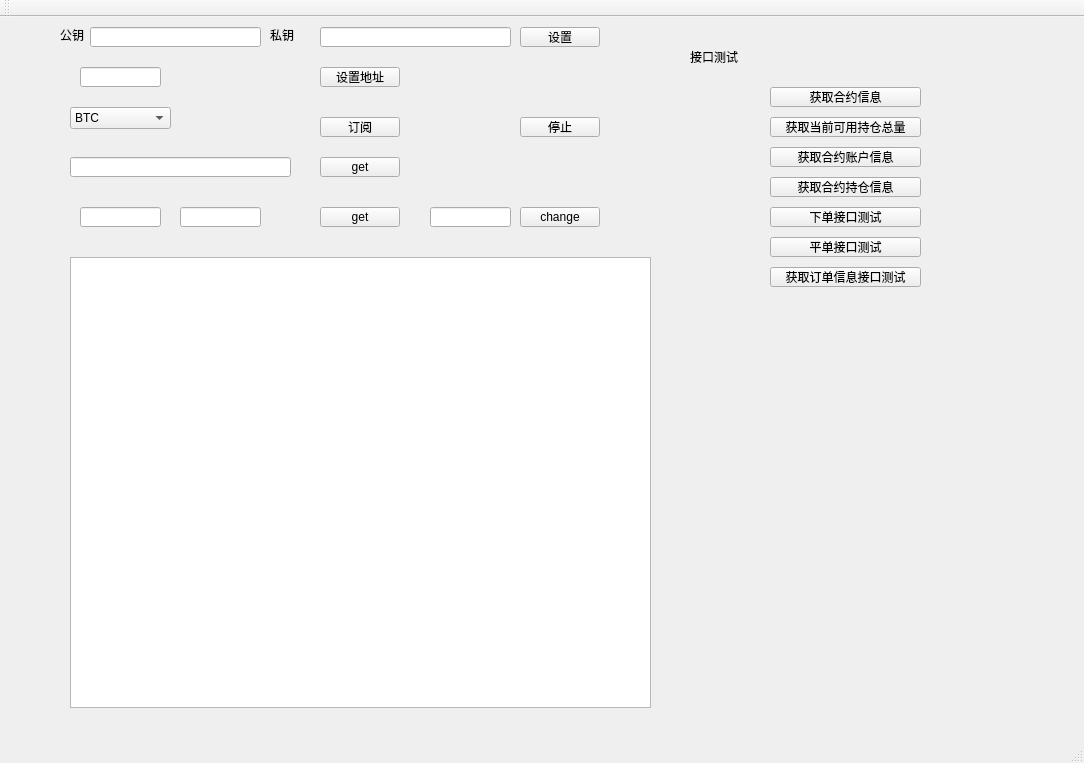
<?xml version="1.0" encoding="UTF-8"?>
<ui version="4.0">
 <class>MainWindow</class>
 <widget class="QMainWindow" name="MainWindow">
  <property name="geometry">
   <rect>
    <x>0</x>
    <y>0</y>
    <width>1084</width>
    <height>763</height>
   </rect>
  </property>
  <property name="windowTitle">
   <string>MainWindow</string>
  </property>
  <widget class="QWidget" name="centralWidget">
   <widget class="QPushButton" name="pushButton">
    <property name="geometry">
     <rect>
      <x>320</x>
      <y>140</y>
      <width>80</width>
      <height>20</height>
     </rect>
    </property>
    <property name="text">
     <string>get</string>
    </property>
   </widget>
   <widget class="QTextEdit" name="textEdit">
    <property name="geometry">
     <rect>
      <x>70</x>
      <y>240</y>
      <width>581</width>
      <height>451</height>
     </rect>
    </property>
   </widget>
   <widget class="QLineEdit" name="lineEdit">
    <property name="geometry">
     <rect>
      <x>70</x>
      <y>140</y>
      <width>221</width>
      <height>20</height>
     </rect>
    </property>
   </widget>
   <widget class="QLineEdit" name="lineEdit_2">
    <property name="geometry">
     <rect>
      <x>80</x>
      <y>190</y>
      <width>81</width>
      <height>20</height>
     </rect>
    </property>
   </widget>
   <widget class="QLineEdit" name="lineEdit_3">
    <property name="geometry">
     <rect>
      <x>180</x>
      <y>190</y>
      <width>81</width>
      <height>20</height>
     </rect>
    </property>
   </widget>
   <widget class="QPushButton" name="pushButton_2">
    <property name="geometry">
     <rect>
      <x>320</x>
      <y>190</y>
      <width>80</width>
      <height>20</height>
     </rect>
    </property>
    <property name="text">
     <string>get</string>
    </property>
   </widget>
   <widget class="QPushButton" name="pushButton_3">
    <property name="geometry">
     <rect>
      <x>320</x>
      <y>100</y>
      <width>80</width>
      <height>20</height>
     </rect>
    </property>
    <property name="text">
     <string>订阅</string>
    </property>
   </widget>
   <widget class="QComboBox" name="comboBox">
    <property name="geometry">
     <rect>
      <x>70</x>
      <y>90</y>
      <width>101</width>
      <height>22</height>
     </rect>
    </property>
    <item>
     <property name="text">
      <string>BTC</string>
     </property>
    </item>
    <item>
     <property name="text">
      <string>ETH</string>
     </property>
    </item>
   </widget>
   <widget class="QLineEdit" name="lineEdit_url">
    <property name="geometry">
     <rect>
      <x>80</x>
      <y>50</y>
      <width>81</width>
      <height>20</height>
     </rect>
    </property>
   </widget>
   <widget class="QPushButton" name="pushButton_4">
    <property name="geometry">
     <rect>
      <x>320</x>
      <y>50</y>
      <width>80</width>
      <height>20</height>
     </rect>
    </property>
    <property name="text">
     <string>设置地址</string>
    </property>
   </widget>
   <widget class="QLineEdit" name="lineEdit_4">
    <property name="geometry">
     <rect>
      <x>430</x>
      <y>190</y>
      <width>81</width>
      <height>20</height>
     </rect>
    </property>
   </widget>
   <widget class="QPushButton" name="pushButton_5">
    <property name="geometry">
     <rect>
      <x>520</x>
      <y>190</y>
      <width>80</width>
      <height>20</height>
     </rect>
    </property>
    <property name="text">
     <string>change</string>
    </property>
   </widget>
   <widget class="QPushButton" name="pushButton_6">
    <property name="geometry">
     <rect>
      <x>520</x>
      <y>100</y>
      <width>80</width>
      <height>20</height>
     </rect>
    </property>
    <property name="text">
     <string>停止</string>
    </property>
   </widget>
   <widget class="QPushButton" name="pushButton_7">
    <property name="geometry">
     <rect>
      <x>770</x>
      <y>70</y>
      <width>151</width>
      <height>20</height>
     </rect>
    </property>
    <property name="text">
     <string>获取合约信息</string>
    </property>
   </widget>
   <widget class="QLabel" name="label">
    <property name="geometry">
     <rect>
      <x>690</x>
      <y>30</y>
      <width>61</width>
      <height>20</height>
     </rect>
    </property>
    <property name="text">
     <string>接口测试</string>
    </property>
   </widget>
   <widget class="QPushButton" name="pushButton_8">
    <property name="geometry">
     <rect>
      <x>770</x>
      <y>100</y>
      <width>151</width>
      <height>20</height>
     </rect>
    </property>
    <property name="text">
     <string>获取当前可用持仓总量</string>
    </property>
   </widget>
   <widget class="QPushButton" name="pushButton_9">
    <property name="geometry">
     <rect>
      <x>770</x>
      <y>130</y>
      <width>151</width>
      <height>20</height>
     </rect>
    </property>
    <property name="text">
     <string>获取合约账户信息</string>
    </property>
   </widget>
   <widget class="QPushButton" name="pushButton_10">
    <property name="geometry">
     <rect>
      <x>770</x>
      <y>160</y>
      <width>151</width>
      <height>20</height>
     </rect>
    </property>
    <property name="text">
     <string>获取合约持仓信息</string>
    </property>
   </widget>
   <widget class="QPushButton" name="pushButton_11">
    <property name="geometry">
     <rect>
      <x>770</x>
      <y>190</y>
      <width>151</width>
      <height>20</height>
     </rect>
    </property>
    <property name="text">
     <string>下单接口测试</string>
    </property>
   </widget>
   <widget class="QPushButton" name="pushButton_12">
    <property name="geometry">
     <rect>
      <x>770</x>
      <y>220</y>
      <width>151</width>
      <height>20</height>
     </rect>
    </property>
    <property name="text">
     <string>平单接口测试</string>
    </property>
   </widget>
   <widget class="QLineEdit" name="lineEdit_url_2">
    <property name="geometry">
     <rect>
      <x>90</x>
      <y>10</y>
      <width>171</width>
      <height>20</height>
     </rect>
    </property>
   </widget>
   <widget class="QLineEdit" name="lineEdit_url_3">
    <property name="geometry">
     <rect>
      <x>320</x>
      <y>10</y>
      <width>191</width>
      <height>20</height>
     </rect>
    </property>
   </widget>
   <widget class="QLabel" name="label_2">
    <property name="geometry">
     <rect>
      <x>60</x>
      <y>10</y>
      <width>31</width>
      <height>16</height>
     </rect>
    </property>
    <property name="text">
     <string>公钥</string>
    </property>
   </widget>
   <widget class="QLabel" name="label_3">
    <property name="geometry">
     <rect>
      <x>270</x>
      <y>10</y>
      <width>31</width>
      <height>16</height>
     </rect>
    </property>
    <property name="text">
     <string>私钥</string>
    </property>
   </widget>
   <widget class="QPushButton" name="pushButton_13">
    <property name="geometry">
     <rect>
      <x>520</x>
      <y>10</y>
      <width>80</width>
      <height>20</height>
     </rect>
    </property>
    <property name="text">
     <string>设置</string>
    </property>
   </widget>
   <widget class="QPushButton" name="pushButton_14">
    <property name="geometry">
     <rect>
      <x>770</x>
      <y>250</y>
      <width>151</width>
      <height>20</height>
     </rect>
    </property>
    <property name="text">
     <string>获取订单信息接口测试</string>
    </property>
   </widget>
  </widget>
  <widget class="QMenuBar" name="menuBar">
   <property name="geometry">
    <rect>
     <x>0</x>
     <y>0</y>
     <width>1084</width>
     <height>22</height>
    </rect>
   </property>
  </widget>
  <widget class="QToolBar" name="mainToolBar">
   <attribute name="toolBarArea">
    <enum>TopToolBarArea</enum>
   </attribute>
   <attribute name="toolBarBreak">
    <bool>false</bool>
   </attribute>
  </widget>
  <widget class="QStatusBar" name="statusBar"/>
 </widget>
 <layoutdefault spacing="6" margin="11"/>
 <resources/>
 <connections/>
</ui>
